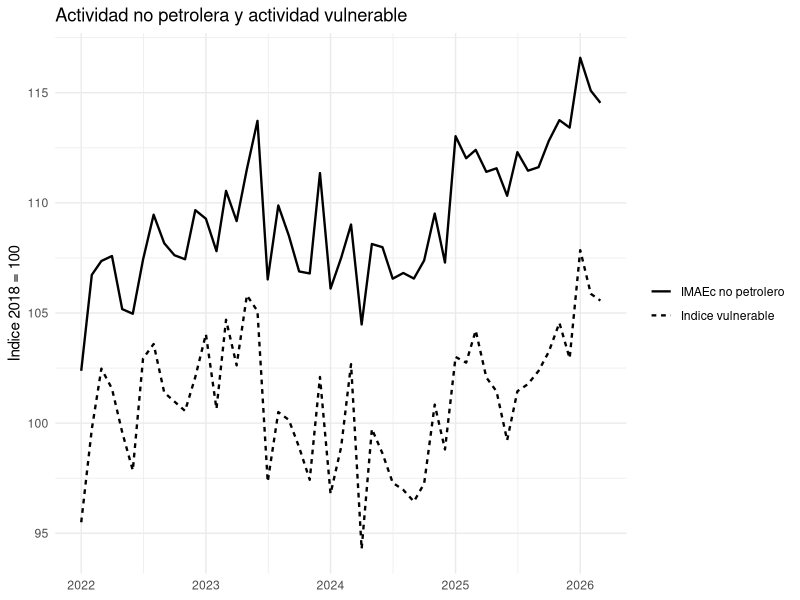
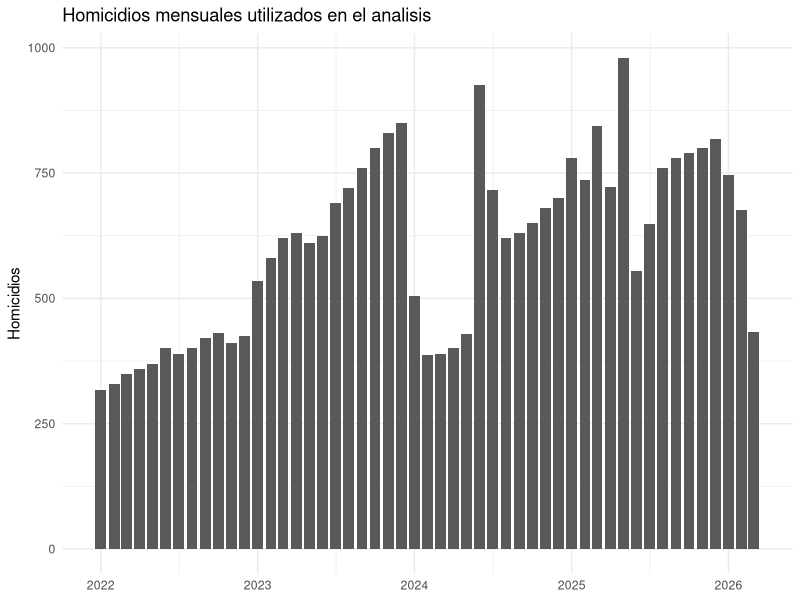
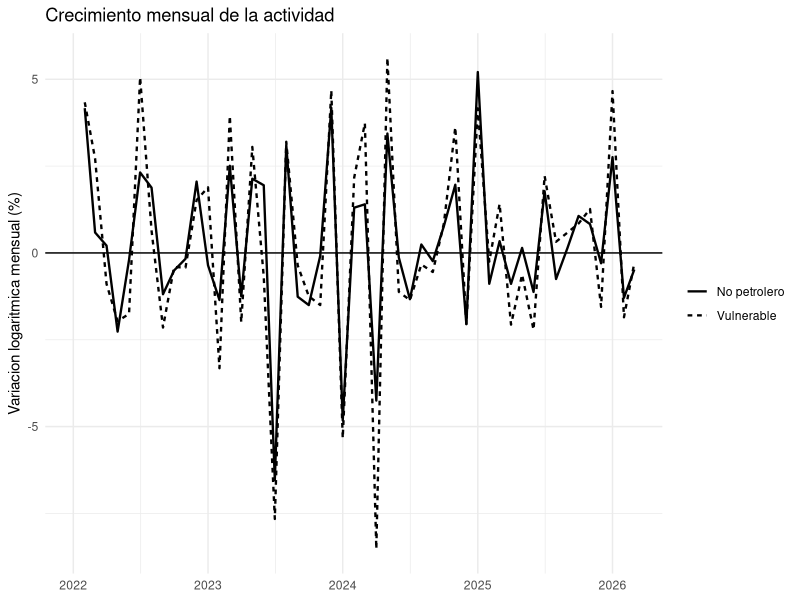
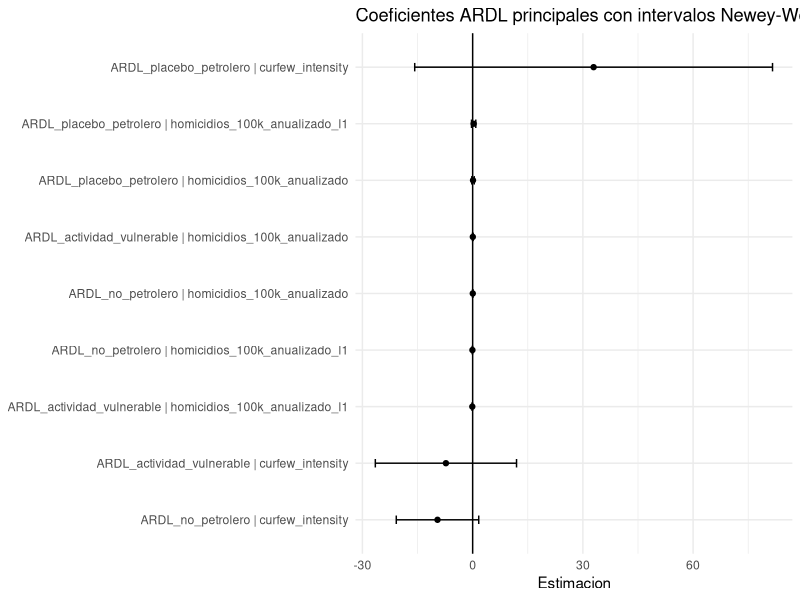
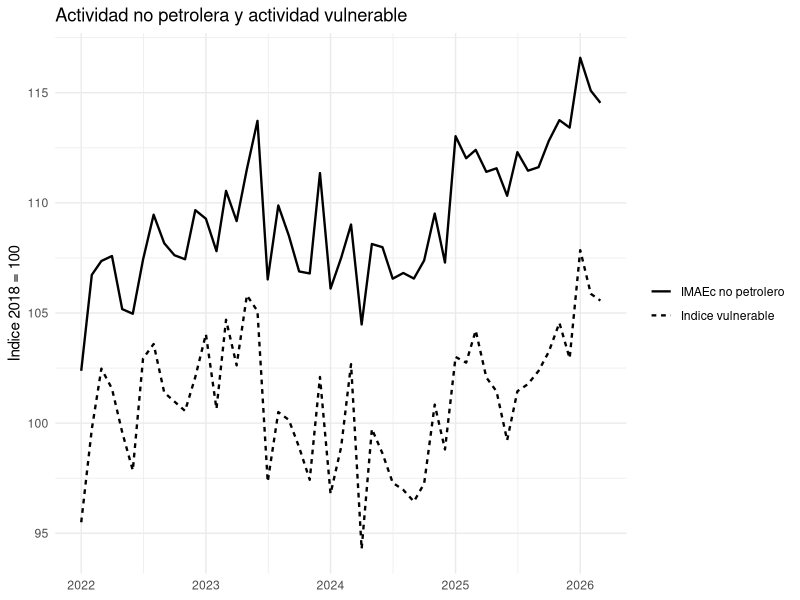
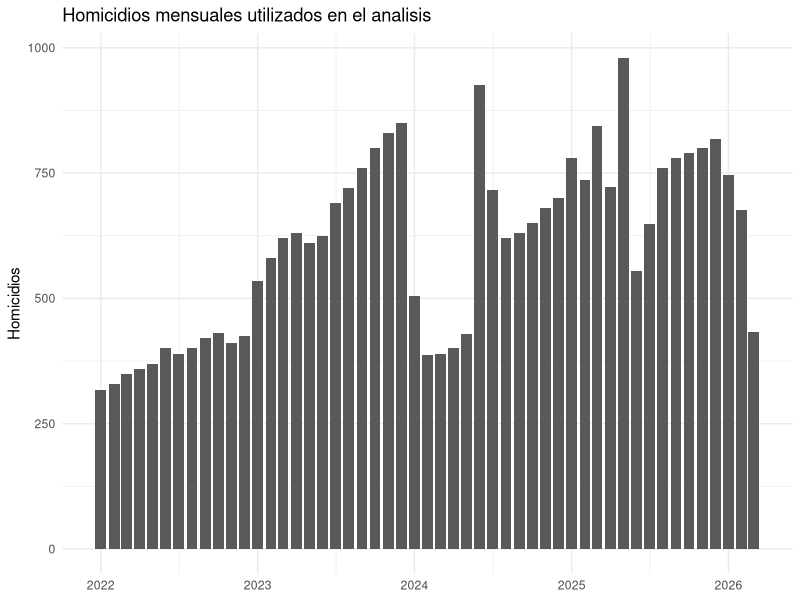
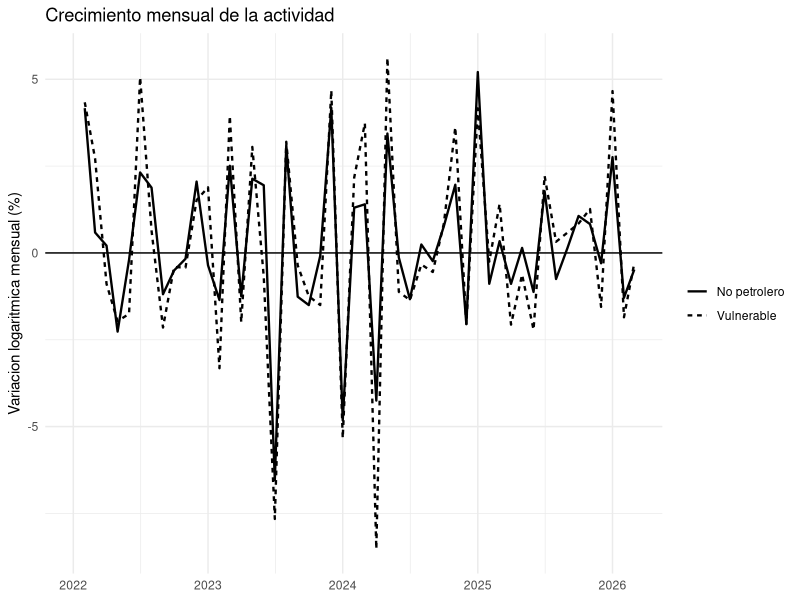
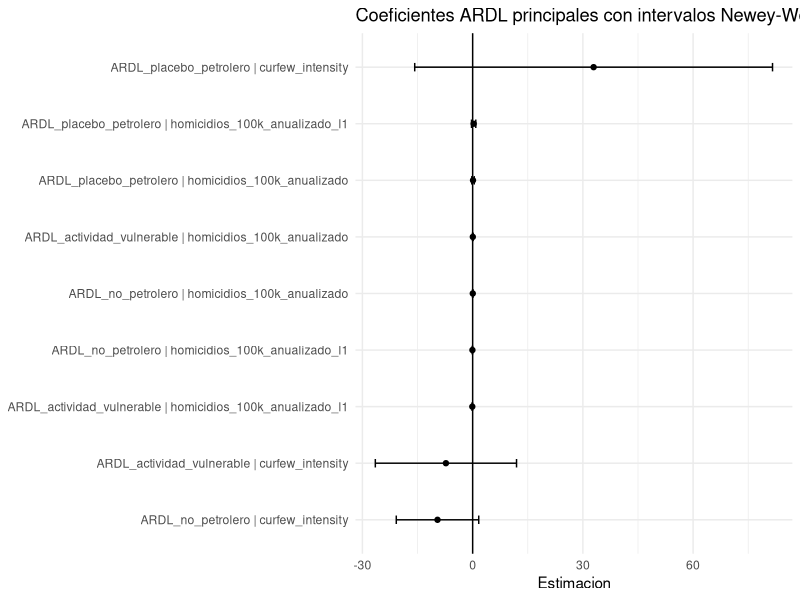

Write the R code that produced these figures, in order.

# Seguridad, toques de queda y actividad economica no petrolera en Ecuador
# Periodo: enero 2022 - marzo 2026

options(stringsAsFactors = FALSE)
required_packages <- c("readr", "dplyr", "lubridate", "ggplot2", "sandwich", "lmtest", "broom")
missing_packages <- required_packages[!sapply(required_packages, requireNamespace, quietly = TRUE)]
if (length(missing_packages) > 0) install.packages(missing_packages)

library(readr)
library(dplyr)
library(lubridate)
library(ggplot2)
library(sandwich)
library(lmtest)
library(broom)

get_project_dir <- function() {
  args <- commandArgs(trailingOnly = FALSE)
  file_arg <- "--file="
  script_path <- normalizePath(sub(file_arg, "", args[grepl(file_arg, args)]), mustWork = FALSE)
  if (length(script_path) > 0 && file.exists(script_path[1])) return(dirname(script_path[1]))
  if (requireNamespace("rstudioapi", quietly = TRUE) && rstudioapi::isAvailable()) {
    path <- rstudioapi::getActiveDocumentContext()$path
    if (!is.null(path) && nzchar(path)) return(dirname(path))
  }
  getwd()
}

project_dir <- get_project_dir()
setwd(project_dir)
invisible(lapply(c("data/processed", "outputs/tables", "outputs/figures", "conclusions"), dir.create, recursive = TRUE, showWarnings = FALSE))

imaec <- read_csv("data/essential/bce_imaec_202603_extracted.csv", show_col_types = FALSE) %>% mutate(date = as.Date(date))
homicidios <- read_csv("data/essential/homicidios_mensual_2022_2026.csv", show_col_types = FALSE) %>% mutate(date = as.Date(date))
curfews_raw <- read_csv("data/essential/curfews_ecuador_2022_2026.csv", show_col_types = FALSE) %>% mutate(start_date = as.Date(start_date), end_date = as.Date(end_date))
cutoff <- read_csv("data/essential/analysis_cutoff.csv", show_col_types = FALSE)
analysis_start <- as.Date(cutoff$analysis_start[1])
analysis_cutoff <- as.Date(cutoff$analysis_cutoff[1])

month_sequence <- tibble(date = seq(analysis_start, floor_date(analysis_cutoff, "month"), by = "month"))
curfew_panel <- month_sequence %>%
  rowwise() %>%
  mutate(
    month_end = ceiling_date(date, "month") - days(1),
    days_in_month = as.integer(month_end - date + 1),
    curfew_days = sum(pmax(0, as.integer(pmin(month_end, curfews_raw$end_date) - pmax(date, curfews_raw$start_date) + 1))),
    curfew_intensity = sum(pmax(0, as.integer(pmin(month_end, curfews_raw$end_date) - pmax(date, curfews_raw$start_date) + 1)) / days_in_month * curfews_raw$population_weight * curfews_raw$hours_restricted_per_day / 24)
  ) %>% ungroup() %>% select(date, curfew_days, curfew_intensity)

panel <- imaec %>%
  filter(date >= analysis_start, date <= floor_date(analysis_cutoff, "month")) %>%
  left_join(homicidios, by = "date") %>%
  left_join(curfew_panel, by = "date") %>%
  arrange(date) %>%
  mutate(
    dlog_imaec_no_petrolero = 100 * (log(imaec_no_petrolero) - lag(log(imaec_no_petrolero))),
    dlog_imaec_petrolero = 100 * (log(imaec_petrolero) - lag(log(imaec_petrolero))),
    dlog_imaec_total = 100 * (log(imaec_total) - lag(log(imaec_total))),
    dlog_imaec_vulnerable = 100 * (log(imaec_vulnerable) - lag(log(imaec_vulnerable))),
    dlog_no_petrolero_l1 = lag(dlog_imaec_no_petrolero, 1),
    dlog_vulnerable_l1 = lag(dlog_imaec_vulnerable, 1),
    dlog_petrolero_l1 = lag(dlog_imaec_petrolero, 1),
    homicidios_100k_anualizado_l1 = lag(homicidios_100k_anualizado, 1),
    homicidios_100k_anualizado_l2 = lag(homicidios_100k_anualizado, 2),
    curfew_intensity_l1 = lag(curfew_intensity, 1),
    month = month(date),
    trend = row_number(),
    season_sin = sin(2 * pi * month / 12),
    season_cos = cos(2 * pi * month / 12)
  )
write_csv(panel, "data/processed/panel_mensual_analisis.csv")

model_nobs <- function(model) {
  mf <- tryCatch(stats::model.frame(model), error = function(e) NULL)
  if (!is.null(mf)) return(nrow(mf))
  rr <- tryCatch(stats::residuals(model), error = function(e) NULL)
  if (!is.null(rr)) return(length(rr))
  return(NA_integer_)
}

model_r2_adj <- function(model) {
  out <- tryCatch(summary(model)$adj.r.squared, error = function(e) NA_real_)
  as.numeric(out)
}

model_rmse <- function(model) {
  rr <- tryCatch(stats::residuals(model), error = function(e) NULL)
  if (is.null(rr)) return(NA_real_)
  sqrt(mean(rr^2, na.rm = TRUE))
}

safe_newey_west <- function(model, lag_value = 3) {
  n <- model_nobs(model)
  lag_use <- ifelse(is.na(n), lag_value, max(0, min(lag_value, n - 1)))
  tryCatch(
    sandwich::NeweyWest(model, lag = lag_use, prewhite = FALSE, adjust = TRUE),
    error = function(e1) {
      message("Aviso: Newey-West no pudo calcularse para un modelo. Se usa HC1 como respaldo. Detalle: ", e1$message)
      tryCatch(
        sandwich::vcovHC(model, type = "HC1"),
        error = function(e2) {
          message("Aviso: HC1 tampoco pudo calcularse. Se usa la matriz clasica de varianza-covarianza.")
          stats::vcov(model)
        }
      )
    }
  )
}

model_table_nw <- function(model, model_name, dependent) {
  nw <- safe_newey_west(model, lag_value = 3)
  ct <- lmtest::coeftest(model, vcov. = nw)
  tibble(
    model = model_name,
    dependent = dependent,
    term = rownames(ct),
    estimate = as.numeric(ct[, 1]),
    std_error_nw = as.numeric(ct[, 2]),
    t_value = as.numeric(ct[, 3]),
    p_value = as.numeric(ct[, 4]),
    nobs = model_nobs(model),
    r2_adj = model_r2_adj(model),
    rmse = model_rmse(model)
  )
}

diagnostics_table <- function(model, model_name) {
  bg <- tryCatch(lmtest::bgtest(model, order = 3), error = function(e) NULL)
  bp <- tryCatch(lmtest::bptest(model), error = function(e) NULL)
  dw <- tryCatch(lmtest::dwtest(model), error = function(e) NULL)
  tibble(
    model = model_name,
    nobs = model_nobs(model),
    r2_adj = model_r2_adj(model),
    rmse = model_rmse(model),
    durbin_watson = ifelse(is.null(dw), NA_real_, as.numeric(dw$statistic[[1]])),
    breusch_godfrey_lag3_p_value = ifelse(is.null(bg), NA_real_, bg$p.value),
    breusch_pagan_p_value = ifelse(is.null(bp), NA_real_, bp$p.value)
  )
}

base_data <- panel %>% filter(!is.na(dlog_imaec_no_petrolero), !is.na(dlog_no_petrolero_l1), !is.na(homicidios_100k_anualizado_l1), !is.na(curfew_intensity), !is.na(dlog_imaec_petrolero))
lag_data <- panel %>% filter(!is.na(dlog_imaec_no_petrolero), !is.na(homicidios_100k_anualizado_l2), !is.na(curfew_intensity_l1), !is.na(dlog_imaec_petrolero))

m_ardl_np <- lm(dlog_imaec_no_petrolero ~ dlog_no_petrolero_l1 + homicidios_100k_anualizado + homicidios_100k_anualizado_l1 + curfew_intensity + dlog_imaec_petrolero + trend + season_sin + season_cos, data = base_data)
m_ardl_v <- lm(dlog_imaec_vulnerable ~ dlog_vulnerable_l1 + homicidios_100k_anualizado + homicidios_100k_anualizado_l1 + curfew_intensity + dlog_imaec_petrolero + trend + season_sin + season_cos, data = base_data)
m_ardl_p <- lm(dlog_imaec_petrolero ~ dlog_petrolero_l1 + homicidios_100k_anualizado + homicidios_100k_anualizado_l1 + curfew_intensity + trend + season_sin + season_cos, data = base_data)

m_base <- lm(dlog_imaec_no_petrolero ~ homicidios_100k_anualizado + curfew_intensity + dlog_imaec_petrolero + trend + season_sin + season_cos, data = base_data)
m_vulnerable <- lm(dlog_imaec_vulnerable ~ homicidios_100k_anualizado + curfew_intensity + dlog_imaec_petrolero + trend + season_sin + season_cos, data = base_data)
m_lags <- lm(dlog_imaec_no_petrolero ~ homicidios_100k_anualizado + homicidios_100k_anualizado_l1 + homicidios_100k_anualizado_l2 + curfew_intensity + curfew_intensity_l1 + dlog_imaec_petrolero + trend + season_sin + season_cos, data = lag_data)

coef_table <- bind_rows(
  model_table_nw(m_ardl_np, "ARDL_no_petrolero", "dlog_imaec_no_petrolero"),
  model_table_nw(m_ardl_v, "ARDL_actividad_vulnerable", "dlog_imaec_vulnerable"),
  model_table_nw(m_ardl_p, "ARDL_placebo_petrolero", "dlog_imaec_petrolero"),
  model_table_nw(m_base, "base_no_petrolero", "dlog_imaec_no_petrolero"),
  model_table_nw(m_vulnerable, "actividad_vulnerable", "dlog_imaec_vulnerable"),
  model_table_nw(m_lags, "rezagos_no_petrolero", "dlog_imaec_no_petrolero")
)
write_csv(coef_table, "outputs/tables/model_coefficients_newey_west.csv")
write_csv(coef_table %>% filter(grepl("^ARDL", model)), "outputs/tables/modelos_principales_ardl_newey_west.csv")

diag_table <- bind_rows(
  diagnostics_table(m_ardl_np, "ARDL_no_petrolero"),
  diagnostics_table(m_ardl_v, "ARDL_actividad_vulnerable"),
  diagnostics_table(m_ardl_p, "ARDL_placebo_petrolero"),
  diagnostics_table(m_base, "base_no_petrolero"),
  diagnostics_table(m_vulnerable, "actividad_vulnerable"),
  diagnostics_table(m_lags, "rezagos_no_petrolero")
)
write_csv(diag_table, "outputs/tables/diagnosticos_econometricos.csv")

effects <- tibble(
  model = c("ARDL_no_petrolero", "ARDL_no_petrolero", "ARDL_actividad_vulnerable", "ARDL_actividad_vulnerable", "ARDL_no_petrolero"),
  effect = c("impacto_acumulado_homicidios_t_t1", "multiplicador_dinamico_homicidios", "impacto_acumulado_homicidios_t_t1", "multiplicador_dinamico_homicidios", "efecto_toque_queda_contemporaneo"),
  estimate = c(
    coef(m_ardl_np)["homicidios_100k_anualizado"] + coef(m_ardl_np)["homicidios_100k_anualizado_l1"],
    (coef(m_ardl_np)["homicidios_100k_anualizado"] + coef(m_ardl_np)["homicidios_100k_anualizado_l1"]) / (1 - coef(m_ardl_np)["dlog_no_petrolero_l1"]),
    coef(m_ardl_v)["homicidios_100k_anualizado"] + coef(m_ardl_v)["homicidios_100k_anualizado_l1"],
    (coef(m_ardl_v)["homicidios_100k_anualizado"] + coef(m_ardl_v)["homicidios_100k_anualizado_l1"]) / (1 - coef(m_ardl_v)["dlog_vulnerable_l1"]),
    coef(m_ardl_np)["curfew_intensity"]
  )
)
write_csv(effects, "outputs/tables/efectos_dinamicos_ardl.csv")

summary_table <- tibble(
  indicador = c("periodo", "observaciones_panel", "obs_modelo_ardl", "ultimo_imaec", "homicidios_promedio_mensual", "homicidios_min", "homicidios_max", "mes_homicidios_max", "curfew_months_in_sample", "r2_adj_ardl_no_petrolero", "r2_adj_ardl_vulnerable"),
  valor = c(paste(min(panel$date), max(panel$date), sep = " a "), nrow(panel), model_nobs(m_ardl_np), max(panel$date), round(mean(panel$homicidios), 2), min(panel$homicidios), max(panel$homicidios), panel$date[which.max(panel$homicidios)], sum(panel$curfew_intensity > 0), round(summary(m_ardl_np)$adj.r.squared, 3), round(summary(m_ardl_v)$adj.r.squared, 3))
)
write_csv(summary_table, "outputs/tables/resumen_descriptivo.csv")

ggplot(panel, aes(x = date)) + geom_line(aes(y = imaec_no_petrolero, linetype = "IMAEc no petrolero"), linewidth = 0.8) + geom_line(aes(y = imaec_vulnerable, linetype = "Indice vulnerable"), linewidth = 0.8) + labs(title = "Actividad no petrolera y actividad vulnerable", x = NULL, y = "Indice 2018 = 100", linetype = NULL) + theme_minimal()
ggsave("outputs/figures/actividad_no_petrolera_vulnerable.png", width = 9, height = 5, dpi = 160)

ggplot(panel, aes(x = date, y = homicidios)) + geom_col() + labs(title = "Homicidios mensuales utilizados en el analisis", x = NULL, y = "Homicidios") + theme_minimal()
ggsave("outputs/figures/homicidios_mensuales.png", width = 9, height = 5, dpi = 160)

ggplot(panel, aes(x = date)) + geom_line(aes(y = dlog_imaec_no_petrolero, linetype = "No petrolero"), linewidth = 0.8, na.rm = TRUE) + geom_line(aes(y = dlog_imaec_vulnerable, linetype = "Vulnerable"), linewidth = 0.8, na.rm = TRUE) + geom_hline(yintercept = 0) + labs(title = "Crecimiento mensual de la actividad", x = NULL, y = "Variacion logaritmica mensual (%)", linetype = NULL) + theme_minimal()
ggsave("outputs/figures/crecimiento_mensual.png", width = 9, height = 5, dpi = 160)

plot_coef <- coef_table %>% filter(model %in% c("ARDL_no_petrolero", "ARDL_actividad_vulnerable", "ARDL_placebo_petrolero"), term %in% c("homicidios_100k_anualizado", "homicidios_100k_anualizado_l1", "curfew_intensity")) %>% mutate(ci_low = estimate - 1.96 * std_error_nw, ci_high = estimate + 1.96 * std_error_nw, label = paste(model, term, sep = " | "))

ggplot(plot_coef, aes(x = estimate, y = reorder(label, estimate))) + geom_point() + geom_errorbarh(aes(xmin = ci_low, xmax = ci_high), height = 0.15) + geom_vline(xintercept = 0) + labs(title = "Coeficientes ARDL principales con intervalos Newey-West", x = "Estimacion", y = NULL) + theme_minimal()
ggsave("outputs/figures/coeficientes_principales.png", width = 9, height = 5, dpi = 160)

get_row <- function(model_name, term_name) coef_table %>% filter(model == model_name, term == term_name) %>% slice(1)
np_lag <- get_row("ARDL_no_petrolero", "homicidios_100k_anualizado_l1")
np_curf <- get_row("ARDL_no_petrolero", "curfew_intensity")
v_lag <- get_row("ARDL_actividad_vulnerable", "homicidios_100k_anualizado_l1")
p_lag <- get_row("ARDL_placebo_petrolero", "homicidios_100k_anualizado_l1")

conclusion <- c(
  "# Conclusion econometrica actualizada", "",
  paste0("Fecha de ejecucion: ", Sys.Date()), "",
  paste0("Ventana empirica efectiva: ", min(panel$date), " a ", max(panel$date), "."), "",
  "El modelo principal es un ARDL mensual con errores Newey-West. Esta especificacion permite que la inseguridad afecte con rezago a la actividad economica no petrolera.", "",
  paste0("Rezago de homicidios en el modelo no petrolero: ", round(np_lag$estimate, 4), "; error estandar Newey-West: ", round(np_lag$std_error_nw, 4), "; p-valor: ", round(np_lag$p_value, 4), "."),
  paste0("Toque de queda contemporaneo en el modelo no petrolero: ", round(np_curf$estimate, 4), "; p-valor: ", round(np_curf$p_value, 4), "."),
  paste0("Rezago de homicidios en actividad vulnerable: ", round(v_lag$estimate, 4), "; p-valor: ", round(v_lag$p_value, 4), "."),
  paste0("Rezago de homicidios en placebo petrolero: ", round(p_lag$estimate, 4), "; p-valor: ", round(p_lag$p_value, 4), "."), "",
  "La lectura economica central es que la inseguridad funciona como un shock de costos de transaccion y demanda presencial. Afecta movilidad, horarios efectivos, confianza del consumidor y decisiones de inversion local. Por eso el contraste con el sector petrolero es importante: si la relacion se concentra en la actividad no petrolera y vulnerable, el canal social es mas plausible.", "",
  "La muestra se corta en marzo de 2026 porque ese es el ultimo mes disponible en el archivo IMAEc usado. El objetivo inicial era llegar a mayo de 2026 por el ultimo toque de queda, pero esa extension se incorpora cuando el BCE publique esos indices. No se imputan meses sin IMAEc oficial."
)
writeLines(conclusion, "conclusions/conclusion_econometrica_actualizada.md")
message("Analisis terminado. Revise outputs/tables, outputs/figures y conclusions/conclusion_econometrica_actualizada.md")
